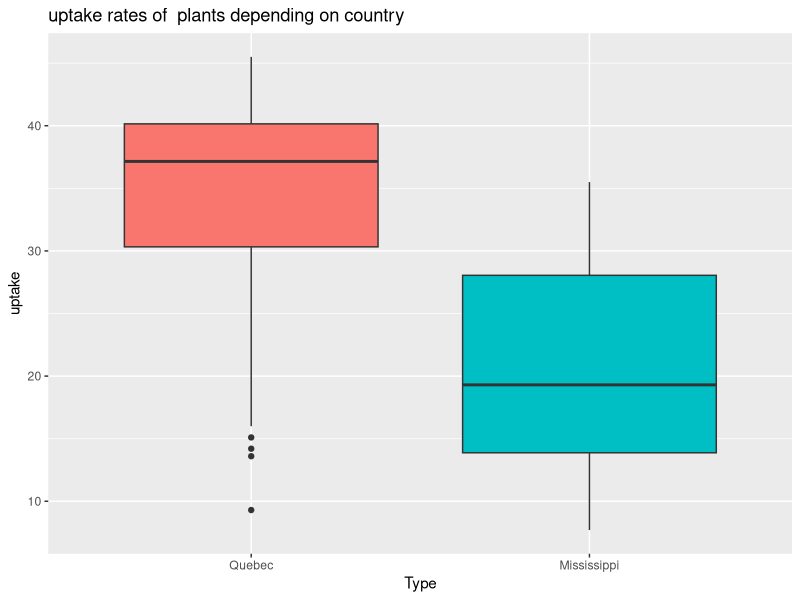
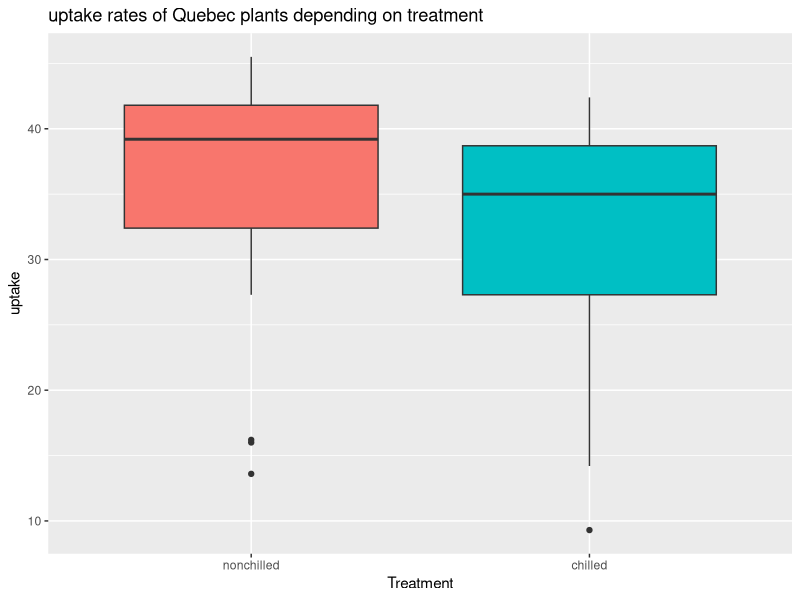
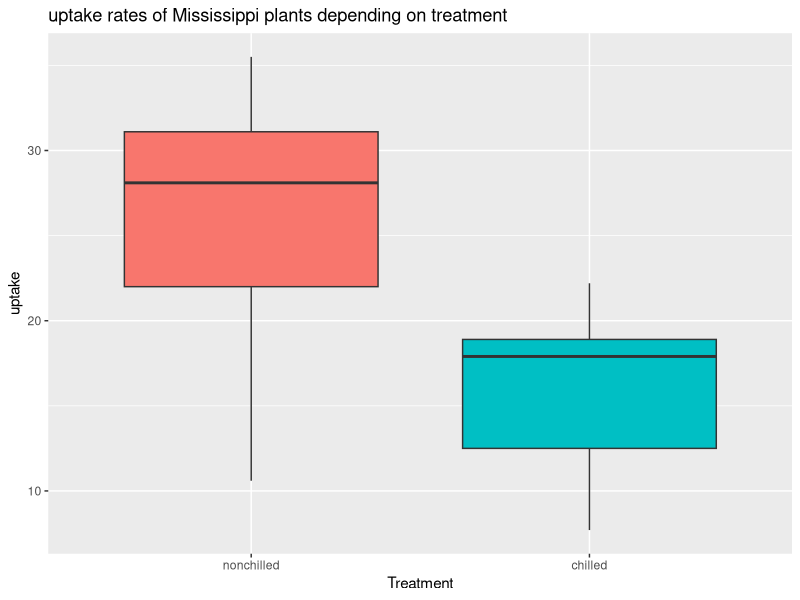
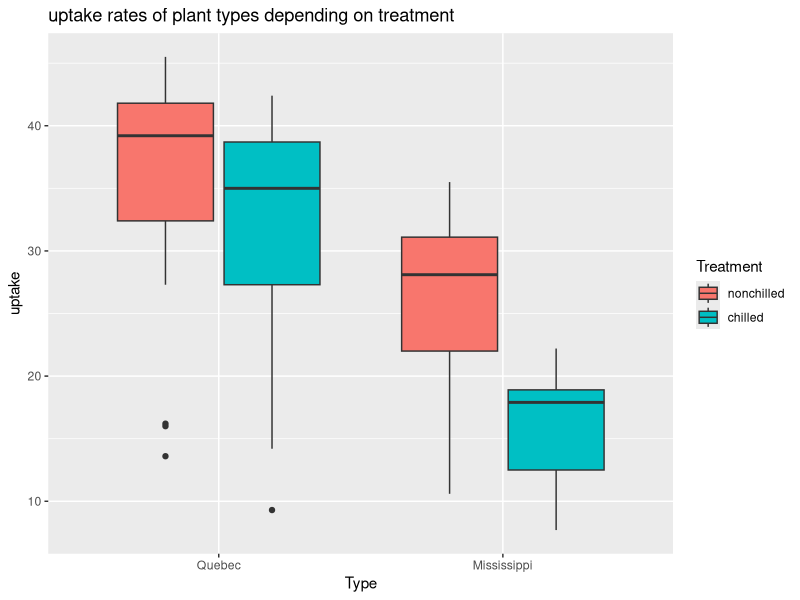
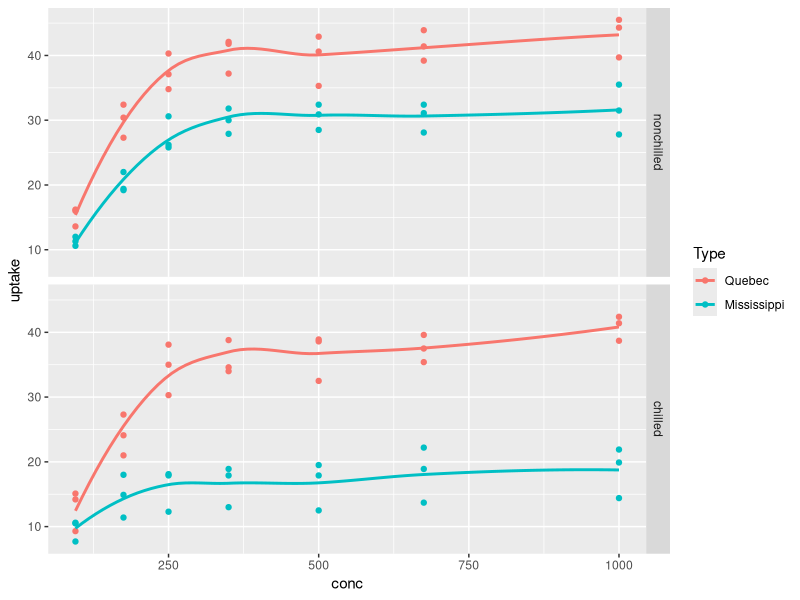
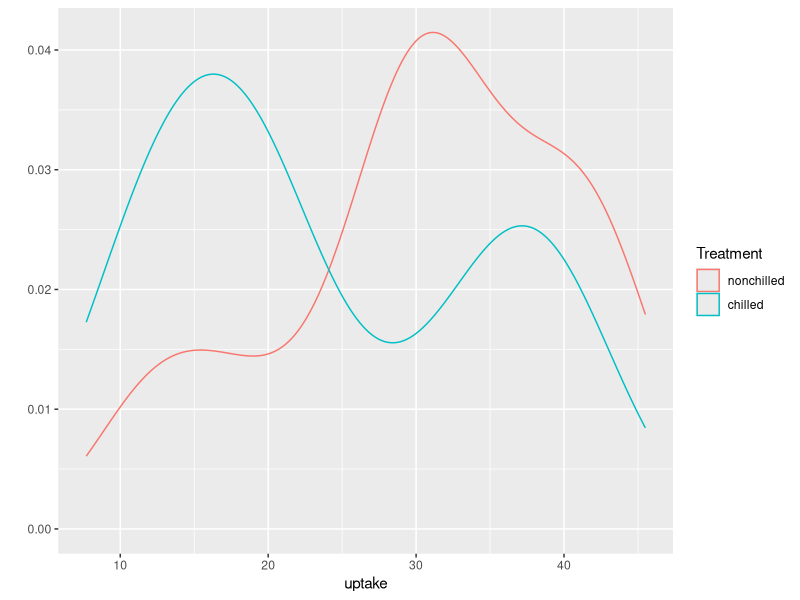
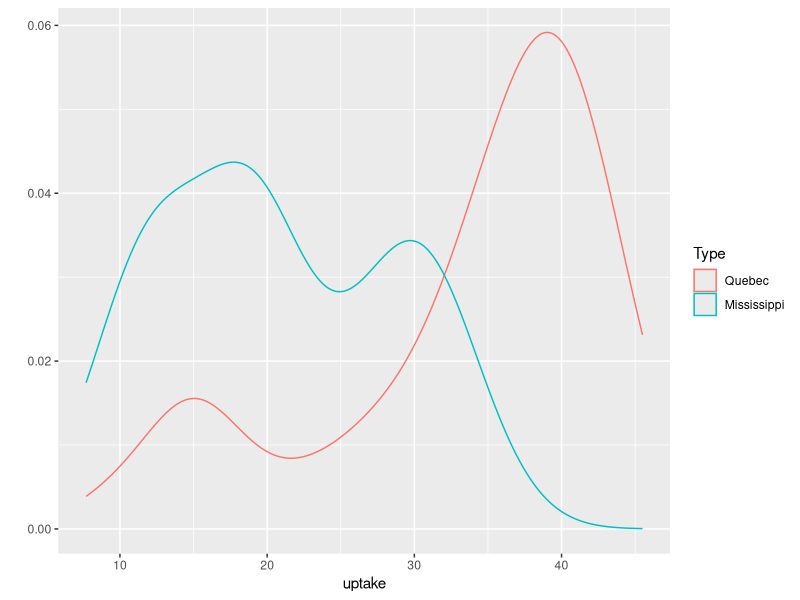

These figures' R source, in order:
## ---- chunk 1
knitr::opts_chunk$set(echo = TRUE, message = FALSE)
## ---- chunk 2
data(CO2)
dim(CO2)
names(CO2)
## ---- chunk 3
CO2
class(CO2) # explain what it is?
str(CO2)
## ---- chunk 4
summary(CO2)
levels(CO2$Plant)
## ---- chunk 5
tapply(CO2$uptake, CO2$Type, summary)
## ---- chunk 6
tapply(CO2$uptake, CO2$Plant, summary)
## ---- chunk 7
library(dplyr)
summarize(group_by(CO2, Type), average_uptake = mean(uptake))
summarize(group_by(CO2, Treatment), average_uptake = mean(uptake))
summarize(group_by(CO2, conc), average_uptake = mean(uptake))
## ---- chunk 8
library(ggplot2)
ggplot(subset(CO2), aes(x=Type, y=uptake,  fill=Type)) + geom_boxplot(show.legend = FALSE) + ggtitle("uptake rates of  plants depending on country") 

#boxplot(uptake ~ Type, data = CO2,boxwex = 0.5, col = c("orange", "yellow"),main = "Uptake rates of plants depending on country",xlab = "country",ylab = "uptake")
## ---- chunk 9
library(ggplot2)
#ggplot(subset(CO2, Type == "Quebec"), aes(x=Treatment, y=uptake, fill=Plant)) +
 # geom_boxplot() + ggtitle("uptake rates of Quebec plants depending on treatment")

ggplot(subset(CO2, Type == "Quebec"), aes(x=Treatment, y=uptake, fill = Treatment)) + geom_boxplot(show.legend = FALSE) + ggtitle("uptake rates of Quebec plants depending on treatment")
## ---- chunk 10
#ggplot(subset(CO2, Type == "Mississippi"), aes(x=Treatment, y=uptake, fill=Plant)) #+geom_boxplot()  +  ggtitle("uptake rates of Mississippi plants depending on #treatment")

ggplot(subset(CO2, Type == "Mississippi"), aes(x=Treatment, y=uptake, fill= Treatment)) + geom_boxplot(show.legend = FALSE) + ggtitle("uptake rates of Mississippi plants depending on treatment")
## ---- chunk 11
p<-ggplot(CO2, aes(x=Type, y=uptake, fill=Treatment)) +
  geom_boxplot() + ggtitle("uptake rates of plant types depending on treatment") 
p + scale_color_brewer(palette="Set1")

## ---- chunk 12
#IDEEE RAJOUTER ???
#If we split our boxplots depending the number of the plant, we will then obtain:
#library(ggplot2)
#p<-ggplot(CO2, aes(x=Plant, y=uptake, fill=Treatment, color=Type)) +
 # geom_boxplot() + ggtitle("uptake rates of plants depending on treatment") 
#p + scale_color_brewer(palette="Set1")
## ---- chunk 13
library(ggplot2)
qplot(conc, uptake, facets = Treatment ~ ., data = CO2, color = Type,
      geom = c("point", "smooth"), se = FALSE)
qplot(uptake, data = CO2, color = Treatment, geom = "density")
qplot(uptake, data = CO2, color = Type, geom = "density")
## ---- chunk 14
Treatment_fit = lm(CO2$uptake~CO2$Treatment)
anova(Treatment_fit)
## ---- chunk 15
Type_fit = lm(CO2$uptake~CO2$Type)
anova(Type_fit)
## ---- chunk 16
Treatm_Type_fit = lm(CO2$uptake ~ CO2$Type*CO2$Treatment)
anova(Treatm_Type_fit)
